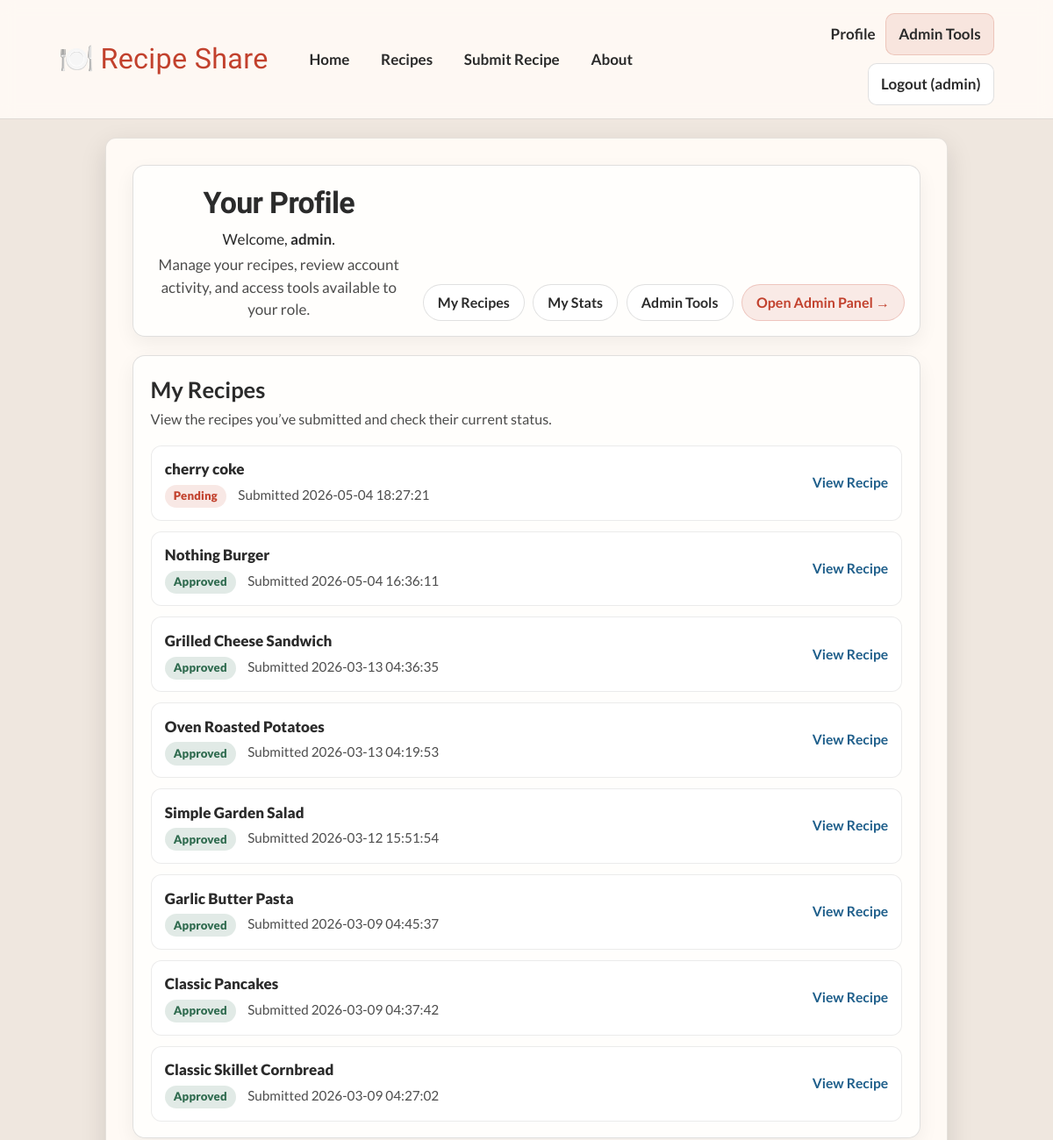
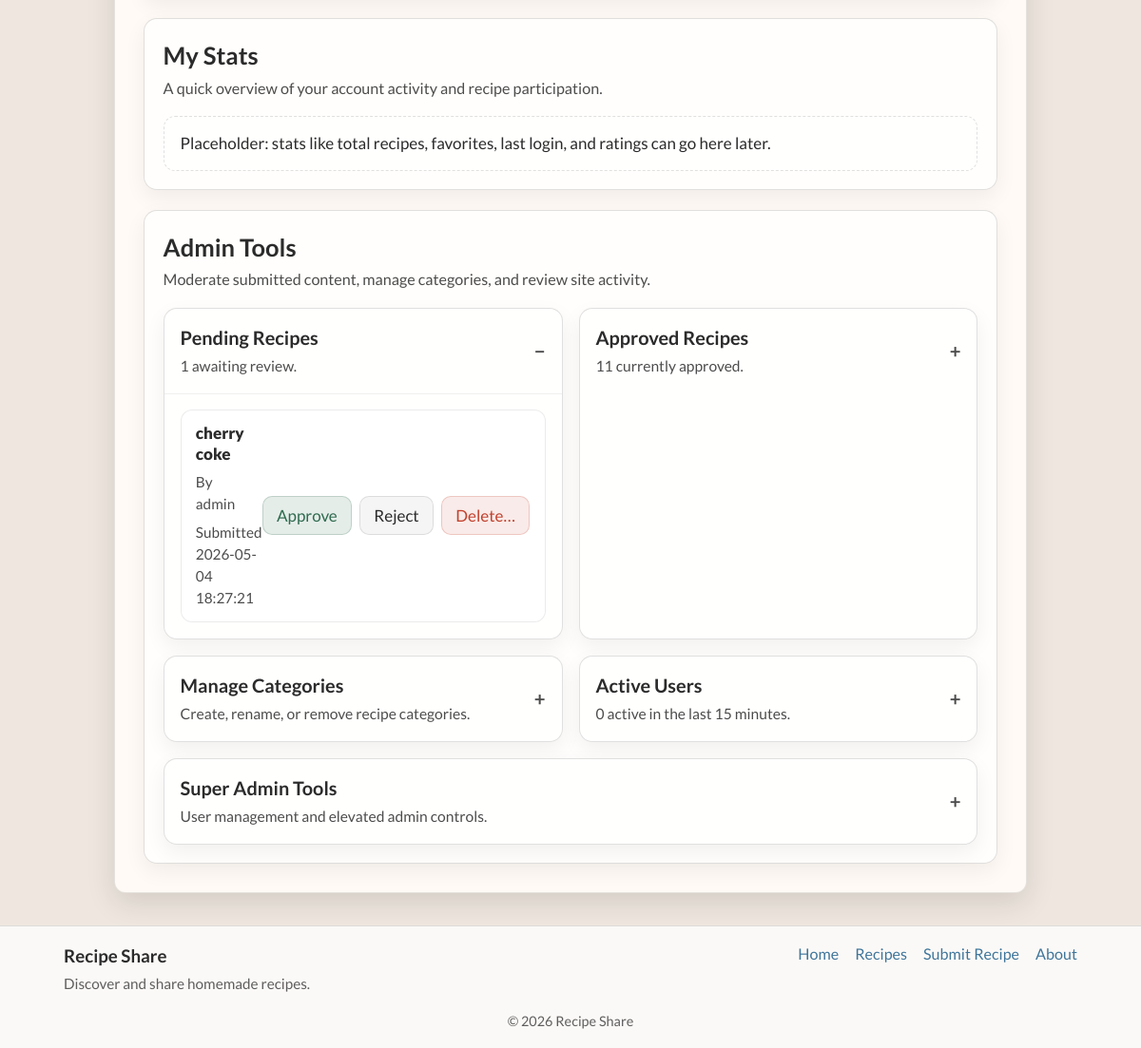
The app's page /profile.php (signed in) with its own data (2 pictures, top to bottom).
### tables this page shows
CREATE TABLE `recipe_rec` (
  `id_rec` int(10) UNSIGNED NOT NULL,
  `id_usr_rec` int(10) UNSIGNED NOT NULL,
  `title_rec` varchar(120) NOT NULL,
  `description_rec` varchar(255) NOT NULL DEFAULT '',
  `prep_minutes_rec` int(10) UNSIGNED DEFAULT NULL,
  `cook_minutes_rec` int(10) UNSIGNED DEFAULT NULL,
  `youtube_url_rec` varchar(255) DEFAULT NULL,
  `created_at_rec` datetime NOT NULL DEFAULT current_timestamp(),
  `status_rec` enum('pending','approved','rejected') NOT NULL DEFAULT 'pending',
  `reviewed_by_usr` int(11) DEFAULT NULL,
  `reviewed_at_rec` datetime DEFAULT NULL
);

CREATE TABLE `user_usr` (
  `id_usr` int(10) UNSIGNED NOT NULL,
  `username_usr` varchar(50) NOT NULL,
  `email_usr` varchar(255) NOT NULL,
  `password_hash_usr` varchar(255) NOT NULL,
  `id_rol_usr` int(10) UNSIGNED NOT NULL,
  `admin_active_usr` tinyint(1) NOT NULL DEFAULT 1,
  `id_lev_usr` int(10) UNSIGNED NOT NULL,
  `created_at_usr` datetime NOT NULL DEFAULT current_timestamp(),
  `status_usr` enum('active','disabled') NOT NULL DEFAULT 'active'
);

### includes/helpers.php (called while the page is built, shortened)
<?php
function h($value): string
{
  return htmlspecialchars(
    (string) ($value ?? ''),
    ENT_QUOTES,
    'UTF-8'
  );
}

### includes/auth.php (called while the page is built, shortened)
<?php
function current_role_id(): int
{
  return (int) ($_SESSION['role_id'] ?? ROLE_MEMBER);
}
function is_admin_access(): bool
{
  $role_id = current_role_id();
  if ($role_id === ROLE_SUPER_ADMIN) {
    return true;
  }
  return ((int) ($_SESSION['admin_active'] ?? 0) === 1);
}
function is_super_admin(): bool
{
  return (current_role_id() === ROLE_SUPER_ADMIN);
}

### profile.php (the view, shortened to what this page needs)
<?php
require_once 'includes/initialize.php';
include 'includes/header.php';
$is_admin = is_admin_access();
$is_super_admin = is_super_admin();
$my_recipes = [];
$stmt = $db->prepare(
    "SELECT id_rec, title_rec, status_rec, created_at_rec
     FROM recipe_rec
     WHERE id_usr_rec = ?
     ORDER BY created_at_rec DESC
     LIMIT 50"
);
$uid = (int) $_SESSION['user_id'];
$stmt->bind_param('i', $uid);
$stmt->execute();
$result = $stmt->get_result();
while ($row = $result->fetch_assoc()) {
    $my_recipes[] = $row;
}
$active   = [];
$pending  = [];
$approved = [];
if ($is_admin) {
    $stmt = $db->prepare(
        "SELECT r.id_rec, r.title_rec, r.created_at_rec, u.username_usr
         FROM recipe_rec r
         JOIN user_usr u ON u.id_usr = r.id_usr_rec
         WHERE r.status_rec = 'approved'
         ORDER BY r.created_at_rec DESC
         LIMIT 50"
    );
    $stmt->execute();
    $result = $stmt->get_result();
    while ($row = $result->fetch_assoc()) {
        $approved[] = $row;
    }
    $stmt = $db->prepare(
        "SELECT r.id_rec, r.title_rec, r.created_at_rec, u.username_usr
         FROM recipe_rec r
         JOIN user_usr u ON u.id_usr = r.id_usr_rec
         WHERE r.status_rec = 'pending'
         ORDER BY r.created_at_rec DESC
         LIMIT 50"
    );
    $stmt->execute();
    $result = $stmt->get_result();
    while ($row = $result->fetch_assoc()) {
        $pending[] = $row;
    }
}
?>
<div id="container">
    <main class="profile-page">
        <header class="profile-hero">
            <div class="profile-hero-copy">
                <h1>Your Profile</h1>
                <p class="profile-welcome">
                    Welcome, <strong><?= h($_SESSION['username']) ?></strong>.
                </p>
                <p class="profile-intro">
                    Manage your recipes, review account activity, and access tools available to your role.
                </p>
            </div>
            <nav class="profile-nav" aria-label="Profile sections">
                <a class="profile-nav-link" href="#recipes">My Recipes</a>
                <a class="profile-nav-link" href="#stats">My Stats</a>
                <?php if ($is_admin): ?>
                    <a class="profile-nav-link" href="#admin-tools">Admin Tools</a>
                    <a class="profile-nav-link profile-nav-link--accent" href="admin.php">Open Admin Panel →</a>
                <?php endif; ?>
            </nav>
        </header>
        <section id="recipes" class="profile-section">
            <div class="profile-section-heading">
                <h2>My Recipes</h2>
                <p>View the recipes you’ve submitted and check their current status.</p>
            </div>
            <?php if (empty($my_recipes)): ?>
                <div class="profile-empty-state">
                    <p>You haven’t submitted any recipes yet.</p>
                </div>
            <?php else: ?>
                <ul class="profile-list profile-list--recipes">
                    <?php foreach ($my_recipes as $r): ?>
                        <li class="profile-item profile-item--recipe">
                            <div class="profile-item-main">
                                <a class="profile-item-title" href="recipe.php?id=<?= (int) $r['id_rec'] ?>">
                                    <?= h($r['title_rec']) ?>
                                </a>
                                <div class="profile-item-meta">
                                    <span class="profile-status profile-status--<?= h($r['status_rec']) ?>">
                                        <?= h(ucfirst($r['status_rec'])) ?>
                                    </span>
                                    <?php if (!empty($r['created_at_rec'])): ?>
                                        <span class="profile-item-date">
                                            Submitted <?= h($r['created_at_rec']) ?>
                                        </span>
                                    <?php endif; ?>
                                </div>
                            </div>
                            <div class="profile-item-actions">
                                <a class="profile-item-link" href="recipe.php?id=<?= (int) $r['id_rec'] ?>">
                                    View Recipe
                                </a>
                            </div>
                        </li>
                    <?php endforeach; ?>
                </ul>
            <?php endif; ?>
        </section>
        <section id="stats" class="profile-section">
            <div class="profile-section-heading">
                <h2>My Stats</h2>
                <p>A quick overview of your account activity and recipe participation.</p>
            </div>
            <div class="profile-empty-state">
                <p>Placeholder: stats like total recipes, favorites, last login, and ratings can go here later.</p>
            </div>
        </section>
       <?php if ($is_admin): ?>
    <section id="admin-tools" class="profile-section profile-section--admin">
        <div class="profile-section-heading">
            <h2>Admin Tools</h2>
            <p>Moderate submitted content, manage categories, and review site activity.</p>
        </div>
        <details class="profile-subsection profile-subsection--accordion" open>
            <summary class="profile-subsection-summary">
                <div>
                    <h3>Pending Recipes</h3>
                    <p><?= count($pending) ?> awaiting review.</p>
                </div>
            </summary>
            <div class="profile-subsection-body">
                <?php if (empty($pending)): ?>
                    <p>No recipes pending approval.</p>
                <?php else: ?>
                    <ul class="profile-list profile-list--admin">
                        <?php foreach ($pending as $r): ?>
                            <li class="profile-item profile-item--admin admin-recipe-row">
                                <div class="profile-item-main">
                                    <a class="profile-item-title" href="recipe.php?id=<?= (int) $r['id_rec'] ?>">
                                        <?= h($r['title_rec']) ?>
                                    </a>
                                    <div class="profile-item-meta">
                                        <span>By <?= h($r['username_usr']) ?></span>
                                        <?php if (!empty($r['created_at_rec'])): ?>
                                            <span>Submitted <?= h($r['created_at_rec']) ?></span>
                                        <?php endif; ?>
                                    </div>
                                </div>
                                <form
                                    method="post"
                                    action="includes/admin-actions-handler.php"
                                    class="profile-item-actions admin-inline-form"
                                >
                                    <button type="submit" name="action" value="approve" class="profile-btn profile-btn--success">Approve</button>
                                    <button type="submit" name="action" value="reject" class="profile-btn profile-btn--secondary">Reject</button>
                                    <button type="submit" name="action" value="delete_recipe_request" class="profile-btn profile-btn--danger">Delete…</button>
                                </form>
                            </li>
                        <?php endforeach; ?>
                    </ul>
                <?php endif; ?>
            </div>
        </details>
        <details class="profile-subsection profile-subsection--accordion">
            <summary class="profile-subsection-summary">
                <div>
                    <h3>Approved Recipes</h3>
                    <p><?= count($approved) ?> currently approved.</p>
                </div>
            </summary>
        </details>
        <details class="profile-subsection profile-subsection--accordion">
            <summary class="profile-subsection-summary">
                <div>
                    <h3>Manage Categories</h3>
                    <p>Create, rename, or remove recipe categories.</p>
                </div>
            </summary>
        </details>
        <details class="profile-subsection profile-subsection--accordion">
            <summary class="profile-subsection-summary">
                <div>
                    <h3>Active Users</h3>
                    <p><?= count($active) ?> active in the last 15 minutes.</p>
                </div>
            </summary>
        </details>
        <?php if ($is_super_admin): ?>
            <details class="profile-subsection profile-subsection--accordion profile-subsection--super-admin">
                <summary class="profile-subsection-summary">
                    <div>
                        <h3>Super Admin Tools</h3>
                        <p>User management and elevated admin controls.</p>
                    </div>
                </summary>
            </details>
        <?php endif; ?>
    </section>
<?php endif; ?>
    </main>
</div>
<?php include 'includes/footer.php'; ?>

### css/base.css (style rules this page uses)
*, *::before, *::after { box-sizing: border-box; }
:root { --font-body: "Lato", sans-serif; --font-accent: "Courgette", serif; --page-bg: #efe7df; --surface: #fffaf5; --text: #2b2b2b; --accent: #c2412d; --accent-2: #2f6b4f; --link: #1f5f8b; --border: rgba(0, 0, 0, 0.12); --muted: rgba(0, 0, 0, 0.7); --hover: rgba(0, 0, 0, 0.06); --radius: 12px; --radius-sm: 10px; --container-shadow: 0 10px 30px rgba(0, 0, 0, 0.12); --main-shadow: 0 14px 28px rgba(0, 0, 0, 0.10); }
html { font: 17px/1.5 var(--font-body); scroll-behavior: smooth; }
body { background-color: var(--page-bg); color: var(--text); margin: 0; }
a { color: var(--link); text-decoration: none; }
header:not(.site-header) { text-align: center; }
h1 { letter-spacing: -0.02em; }
header h1, .site-title { font-family: var(--font-accent); }

### css/layout.css (style rules this page uses)
#container { background-color: var(--surface); border: 1px solid rgba(0, 0, 0, 0.10); border-radius: var(--radius); box-shadow: var(--container-shadow); margin: 1.25rem auto 0; max-width: 960px; padding: 15px; }
main { padding: 15px; }

### css/pages/admin.css (style rules this page uses)
.admin-recipe-row { margin-bottom: 0.75rem; }
.admin-inline-form { display: inline-block; margin-left: 0.5rem; }

### records on screen
recipe_rec: title_rec "cherry coke", status_rec "Pending", created_at_rec "2026-05-04 18:27:21", id_usr_rec.username_usr "admin"
recipe_rec: title_rec "Nothing Burger", status_rec "Approved", created_at_rec "2026-05-04 16:36:11"
recipe_rec: title_rec "Grilled Cheese Sandwich", status_rec "Approved", created_at_rec "2026-03-13 04:36:35"
recipe_rec: title_rec "Oven Roasted Potatoes", status_rec "Approved", created_at_rec "2026-03-13 04:19:53"
recipe_rec: title_rec "Simple Garden Salad", status_rec "Approved", created_at_rec "2026-03-12 15:51:54"
recipe_rec: title_rec "Garlic Butter Pasta", status_rec "Approved", created_at_rec "2026-03-09 04:45:37"
recipe_rec: title_rec "Classic Pancakes", status_rec "Approved", created_at_rec "2026-03-09 04:37:42"
recipe_rec: title_rec "Classic Skillet Cornbread", status_rec "Approved", created_at_rec "2026-03-09 04:27:02"

### other values on screen
$_SESSION['username'] "admin"
count($pending) "1"
count($approved) "11"
count($active) "0"
